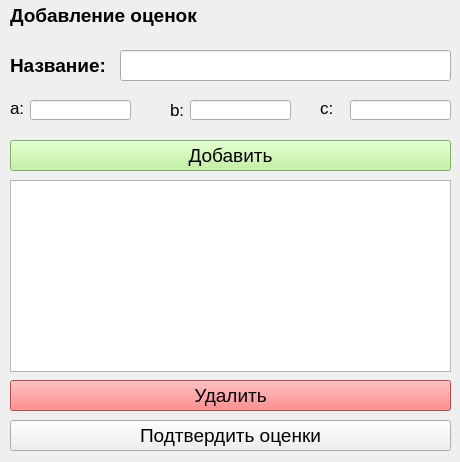
<?xml version="1.0" encoding="UTF-8"?>
<ui version="4.0">
 <class>MainWindow</class>
 <widget class="QMainWindow" name="MainWindow">
  <property name="geometry">
   <rect>
    <x>0</x>
    <y>0</y>
    <width>460</width>
    <height>462</height>
   </rect>
  </property>
  <property name="windowTitle">
   <string>Добавление оценок</string>
  </property>
  <widget class="QWidget" name="centralwidget">
   <widget class="QLabel" name="label">
    <property name="geometry">
     <rect>
      <x>10</x>
      <y>50</y>
      <width>111</width>
      <height>31</height>
     </rect>
    </property>
    <property name="font">
     <font>
      <pointsize>14</pointsize>
      <weight>75</weight>
      <bold>true</bold>
     </font>
    </property>
    <property name="text">
     <string>Название:</string>
    </property>
   </widget>
   <widget class="QLineEdit" name="lineEdit_name">
    <property name="geometry">
     <rect>
      <x>120</x>
      <y>50</y>
      <width>331</width>
      <height>31</height>
     </rect>
    </property>
   </widget>
   <widget class="QLabel" name="label_2">
    <property name="geometry">
     <rect>
      <x>10</x>
      <y>100</y>
      <width>21</width>
      <height>16</height>
     </rect>
    </property>
    <property name="font">
     <font>
      <pointsize>13</pointsize>
     </font>
    </property>
    <property name="text">
     <string>a:</string>
    </property>
   </widget>
   <widget class="QLabel" name="label_3">
    <property name="geometry">
     <rect>
      <x>170</x>
      <y>100</y>
      <width>21</width>
      <height>20</height>
     </rect>
    </property>
    <property name="font">
     <font>
      <pointsize>13</pointsize>
     </font>
    </property>
    <property name="text">
     <string>b:</string>
    </property>
   </widget>
   <widget class="QLabel" name="label_4">
    <property name="geometry">
     <rect>
      <x>320</x>
      <y>100</y>
      <width>21</width>
      <height>16</height>
     </rect>
    </property>
    <property name="font">
     <font>
      <pointsize>13</pointsize>
     </font>
    </property>
    <property name="text">
     <string>c:</string>
    </property>
   </widget>
   <widget class="QLineEdit" name="lineEdit_a">
    <property name="geometry">
     <rect>
      <x>30</x>
      <y>100</y>
      <width>101</width>
      <height>20</height>
     </rect>
    </property>
   </widget>
   <widget class="QLineEdit" name="lineEdit_b">
    <property name="geometry">
     <rect>
      <x>190</x>
      <y>100</y>
      <width>101</width>
      <height>20</height>
     </rect>
    </property>
   </widget>
   <widget class="QLineEdit" name="lineEdit_c">
    <property name="geometry">
     <rect>
      <x>350</x>
      <y>100</y>
      <width>101</width>
      <height>20</height>
     </rect>
    </property>
   </widget>
   <widget class="QPushButton" name="pushButton_add">
    <property name="geometry">
     <rect>
      <x>10</x>
      <y>140</y>
      <width>441</width>
      <height>31</height>
     </rect>
    </property>
    <property name="font">
     <font>
      <pointsize>14</pointsize>
     </font>
    </property>
    <property name="styleSheet">
     <string notr="true">
background-color: rgb(182, 241, 143);</string>
    </property>
    <property name="text">
     <string>Добавить</string>
    </property>
   </widget>
   <widget class="QLabel" name="label_5">
    <property name="geometry">
     <rect>
      <x>10</x>
      <y>0</y>
      <width>201</width>
      <height>31</height>
     </rect>
    </property>
    <property name="font">
     <font>
      <pointsize>14</pointsize>
      <weight>75</weight>
      <bold>true</bold>
     </font>
    </property>
    <property name="text">
     <string>Добавление оценок</string>
    </property>
   </widget>
   <widget class="QPushButton" name="pushButton_del">
    <property name="geometry">
     <rect>
      <x>10</x>
      <y>380</y>
      <width>441</width>
      <height>31</height>
     </rect>
    </property>
    <property name="font">
     <font>
      <pointsize>14</pointsize>
     </font>
    </property>
    <property name="styleSheet">
     <string notr="true">background-color: rgb(255, 101, 103);</string>
    </property>
    <property name="text">
     <string>Удалить</string>
    </property>
   </widget>
   <widget class="QPushButton" name="pushButton_confirm">
    <property name="geometry">
     <rect>
      <x>10</x>
      <y>420</y>
      <width>441</width>
      <height>31</height>
     </rect>
    </property>
    <property name="font">
     <font>
      <pointsize>14</pointsize>
     </font>
    </property>
    <property name="text">
     <string>Подтвердить оценки</string>
    </property>
   </widget>
   <widget class="QListWidget" name="listWidget">
    <property name="geometry">
     <rect>
      <x>10</x>
      <y>180</y>
      <width>441</width>
      <height>192</height>
     </rect>
    </property>
   </widget>
  </widget>
 </widget>
 <resources/>
 <connections/>
</ui>
